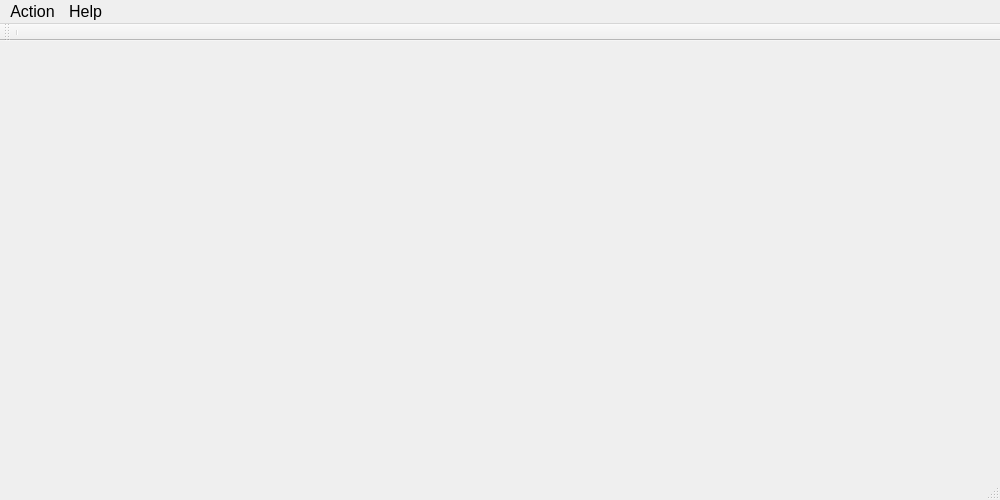
<?xml version="1.0" encoding="UTF-8"?>
<ui version="4.0">
 <class>FlightControlStation</class>
 <widget class="QMainWindow" name="FlightControlStation">
  <property name="geometry">
   <rect>
    <x>0</x>
    <y>0</y>
    <width>1000</width>
    <height>500</height>
   </rect>
  </property>
  <property name="font">
   <font>
    <pointsize>12</pointsize>
   </font>
  </property>
  <property name="windowTitle">
   <string>FlightControlStation</string>
  </property>
  <widget class="QWidget" name="centralWidget">
   <widget class="QWidget" name="horizontalLayoutWidget">
    <property name="geometry">
     <rect>
      <x>10</x>
      <y>10</y>
      <width>471</width>
      <height>231</height>
     </rect>
    </property>
    <layout class="QHBoxLayout" name="layoutIndicator"/>
   </widget>
  </widget>
  <widget class="QMenuBar" name="menuBar">
   <property name="geometry">
    <rect>
     <x>0</x>
     <y>0</y>
     <width>1000</width>
     <height>27</height>
    </rect>
   </property>
   <widget class="QMenu" name="menuAction">
    <property name="title">
     <string>Action</string>
    </property>
    <addaction name="actionExit"/>
   </widget>
   <widget class="QMenu" name="menuHelp">
    <property name="title">
     <string>Help</string>
    </property>
    <addaction name="actionAbout"/>
    <addaction name="actionAboutQt"/>
   </widget>
   <addaction name="menuAction"/>
   <addaction name="menuHelp"/>
  </widget>
  <widget class="QToolBar" name="mainToolBar">
   <attribute name="toolBarArea">
    <enum>TopToolBarArea</enum>
   </attribute>
   <attribute name="toolBarBreak">
    <bool>false</bool>
   </attribute>
   <addaction name="separator"/>
  </widget>
  <widget class="QStatusBar" name="statusBar"/>
  <action name="actionExit">
   <property name="text">
    <string>Exit</string>
   </property>
   <property name="toolTip">
    <string>Exit the application</string>
   </property>
   <property name="shortcut">
    <string>Ctrl+Shift+Q</string>
   </property>
  </action>
  <action name="actionAbout">
   <property name="text">
    <string>About</string>
   </property>
  </action>
  <action name="actionAboutQt">
   <property name="text">
    <string>About Qt</string>
   </property>
  </action>
 </widget>
 <layoutdefault spacing="6" margin="11"/>
 <resources/>
 <connections/>
</ui>
